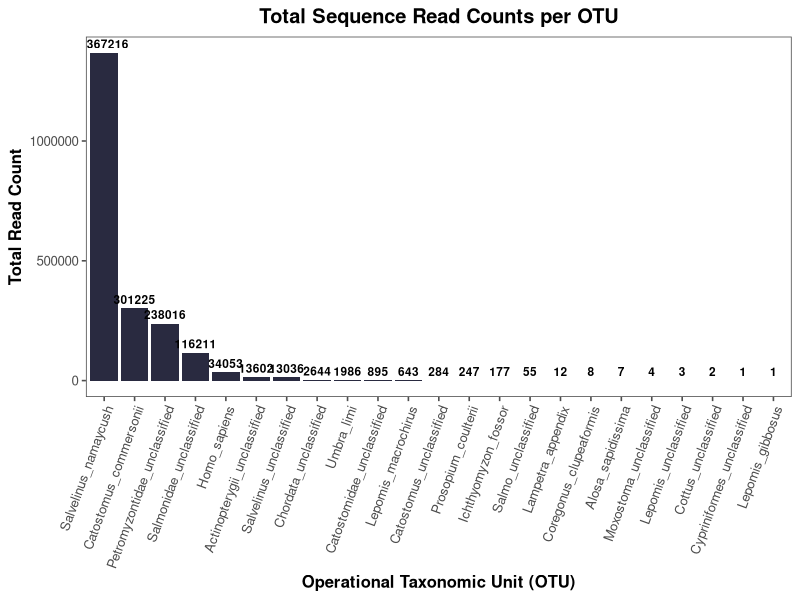
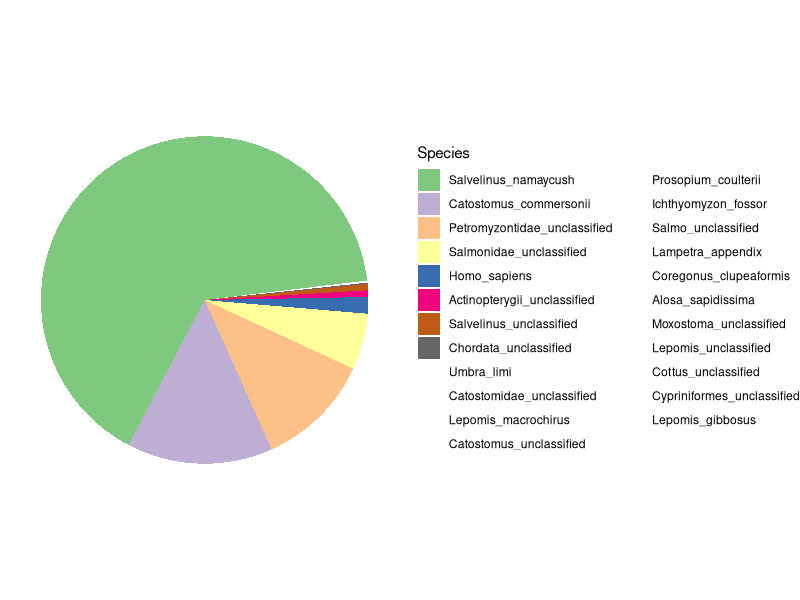

Write R code to recreate these figures, in order.
library(tidyverse)
library(readxl)
library(ggthemes)


options(scipen = 999)  # removing scientific notation

matrix <- read_excel("./12S_SL_BP_Micro.mothur.community.matrix.xls")
head(matrix)

# change name of first column to indicate the sample
colnames(matrix)[1] <- "Sample"

sums <- colSums(matrix[2:24])
sums <- as.data.frame(sums)

sums$species <- rownames(sums)
rownames(sums) <- NULL  # remove row names from the data frame
sums[,c(1,2)] <- sums[,c(2,1)] # reorder
colnames(sums) <- c("species", "readcounts") 

sums$species <- factor(sums$species, levels = sums$species[order(-sums$readcounts)]) #reorder based on read count

total_reads_barchart <- ggplot(data = sums, aes(x = species, y = readcounts)) +
  geom_bar(stat = "identity", fill = "#292a40") +
  geom_text(aes(label = readcounts), vjust = -0.5, size = 3, fontface = "bold") +
  theme_few()+
  labs(title = "Total Sequence Read Counts per OTU", x = "Operational Taxonomic Unit (OTU)", y = "Total Read Count") +
  theme(axis.text.x = element_text(angle = 70, vjust = 1, hjust=1),
        axis.title.x = element_text(face = "bold"),
        axis.title.y = element_text(face = "bold"),
        plot.title = element_text(hjust = 0.5, face = "bold"))

total_reads_barchart

# pie chart for the total amount of reads
total_reads_piechart <- ggplot(data = sums, aes(x = "", y = readcounts, fill = species)) +
  geom_bar(stat="identity", width=1) +
  coord_polar("y", start=58) +
  theme_void() +
  scale_fill_brewer(palette="Accent")+
  labs(fill = "Species")

total_reads_piechart 

# Final figure was created using these graphs and further visual manipulation 
# in Adobe Photoshop


#---------- some basic stats

nrow(sums) # 23 OTU

total <- sum(sums$readcounts) # 2090328 total reads
total4 <- sum(sums$readcounts[1:4]) # 2056721 total reads in first four
round((total4/total)*100, digits = 2) # 96.76% in first four














